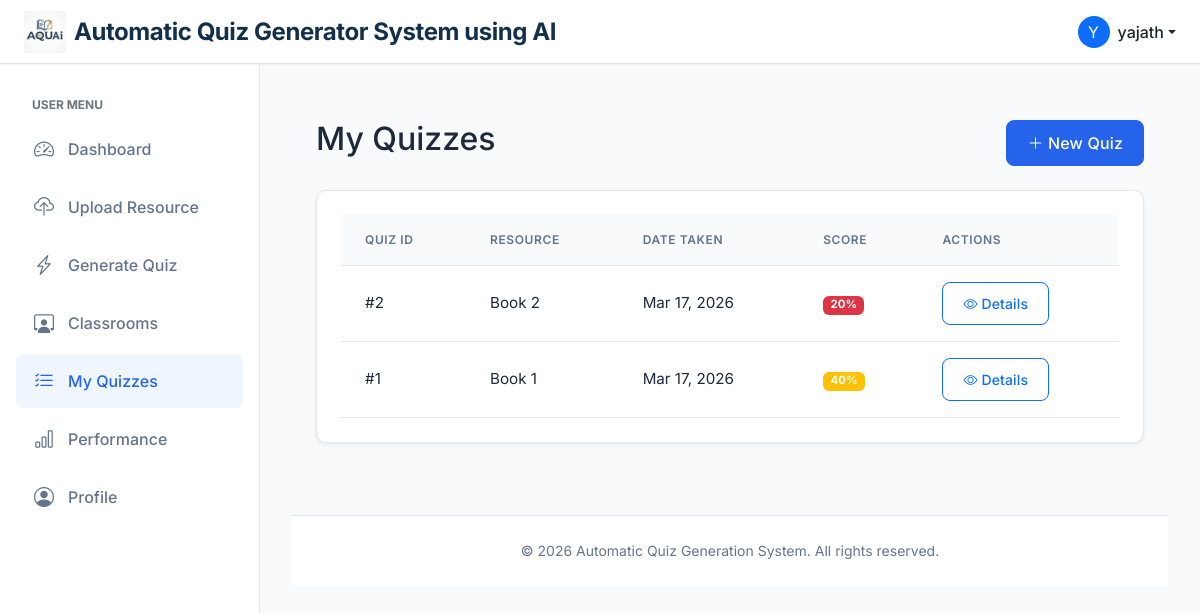
The page /quiz/my_quizzes (signed in) on the database its author committed.
### app/models.py (models this page shows, shortened)
class User(UserMixin, db.Model):
    __tablename__ = "user"
    id = db.Column(db.Integer, primary_key=True)
    username = db.Column(db.String(64), index=True, unique=True)
    email = db.Column(db.String(120), index=True, unique=True)
    password_hash = db.Column(db.String(128))
    role = db.Column(db.String(20), default='user')  # 'admin' or 'user'
    is_flagged = db.Column(db.Boolean, default=False)
    resources = db.relationship('Resource', back_populates='author', cascade="all, delete-orphan")
    quizzes = db.relationship('Quiz', back_populates='user', cascade="all, delete-orphan")
    attempts = db.relationship('QuizAttempt', back_populates='user', cascade="all, delete-orphan")

class QuizAttempt(db.Model):
    __tablename__ = "quiz_attempt"
    id = db.Column(db.Integer, primary_key=True)
    quiz_id = db.Column(db.Integer, db.ForeignKey('quiz.id'), nullable=False)
    user_id = db.Column(db.Integer, db.ForeignKey('user.id'), nullable=False)
    assignment_id = db.Column(db.Integer, db.ForeignKey('assignments.id'), nullable=True)
    __table_args__ = (
        db.UniqueConstraint('user_id', 'assignment_id', name='uq_user_assignment'),
    )
    started_at = db.Column(db.DateTime, default=db.func.current_timestamp())
    completed_at = db.Column(db.DateTime)
    total_score = db.Column(db.Float, default=0.0)
    time_taken = db.Column(db.Integer)
    is_submitted = db.Column(db.Boolean, default=False)
    quiz = db.relationship('Quiz', back_populates='attempts')
    user = db.relationship('User', back_populates='attempts')
    answers = db.relationship('AttemptAnswer', back_populates='attempt', cascade="all, delete-orphan")

class Quiz(db.Model):
    __tablename__ = "quiz"
    id = db.Column(db.Integer, primary_key=True)
    user_id = db.Column(db.Integer, db.ForeignKey('user.id'), nullable=False)
    resource_id = db.Column(db.Integer, db.ForeignKey('resource.id', ondelete="CASCADE"), nullable=False)
    created_at = db.Column(db.DateTime, default=db.func.current_timestamp())
    total_questions = db.Column(db.Integer, nullable=False)
    mode = db.Column(db.String(50))
    bloom_level = db.Column(db.String(50))
    difficulty = db.Column(db.String(50))
    teacher_note = db.Column(db.Text, nullable=True)
    passing_score = db.Column(db.Float, default=0.0)
    user = db.relationship('User', back_populates='quizzes')
    resource = db.relationship('Resource', back_populates='quizzes')
    questions = db.relationship(
        'GeneratedQuestion',
        secondary=quiz_questions,
        lazy='subquery',
        backref='quizzes'
    )
    attempts = db.relationship('QuizAttempt', back_populates='quiz', cascade="all, delete-orphan")

class Resource(db.Model):
    __tablename__ = "resource"
    id = db.Column(db.Integer, primary_key=True)
    title = db.Column(db.String(100), nullable=False)
    description = db.Column(db.Text)
    content = db.Column(db.Text)
    file_name = db.Column(db.String(255))
    resource_type = db.Column(db.String(20), default='user_upload')
    created_by = db.Column(db.Integer, db.ForeignKey('user.id'))
    created_at = db.Column(db.DateTime, default=db.func.current_timestamp())
    is_active = db.Column(db.Boolean, default=True)
    author = db.relationship('User', back_populates='resources')
    topics = db.relationship('ResourceTopic', back_populates='resource', cascade="all, delete-orphan")
    questions = db.relationship('GeneratedQuestion', back_populates='resource', cascade="all, delete-orphan")
    quizzes = db.relationship('Quiz', back_populates='resource', cascade="all, delete-orphan")

### app/quiz/routes.py (the view)
@quiz_bp.route('/my_quizzes')
@login_required
def my_quizzes():
    attempts = QuizAttempt.query.filter_by(
        user_id=current_user.id
    ).order_by(
        QuizAttempt.completed_at.desc()
    ).all()
    return render_template(
        'quiz/my_quizzes.html',
        attempts=attempts
    )

### app/models.py (called while the page is built)
@login_manager.user_loader
def load_user(id):
    return User.query.get(int(id))

### app/templates/quiz/my_quizzes.html
{% extends "base.html" %}
{% block content %}
<div class="container py-4">
    <div class="d-flex justify-content-between align-items-center mb-4">
        <h2>My Quizzes</h2>
        <a href="{{ url_for('ai_engine.process') }}" class="btn btn-primary">
            <i class="bi bi-plus-lg"></i> New Quiz
        </a>
    </div>
    <div class="card shadow-sm">
        <div class="card-body">
            {% if attempts %}
            <div class="table-responsive">
                <table class="table table-hover align-middle">
                    <thead class="table-light">
                        <tr>
                            <th>Quiz ID</th>
                            <th>Resource</th>
                            <th>Date Taken</th>
                            <th>Score</th>
                            <th>Actions</th>
                        </tr>
                    </thead>
                    <tbody>
                        {% for attempt in attempts %}
                        <tr>
                            <td>#{{ attempt.quiz.id }}</td>
                            <td>{{ attempt.quiz.resource.title }}</td>
                            <td>{{ attempt.completed_at.strftime('%b %d, %Y') if attempt.completed_at else 'In Progress'
                                }}</td>
                            <td>
                                {% if attempt.total_score is not none %}
                                <span
                                    class="badge {{ 'bg-success' if attempt.total_score >= 70 else 'bg-warning' if attempt.total_score >= 40 else 'bg-danger' }}">
                                    {{ "%.0f"|format(attempt.total_score) }}%
                                </span>
                                {% else %}
                                <span class="badge bg-secondary">--</span>
                                {% endif %}
                            </td>
                            <td>
                                <a href="{{ url_for('quiz.result', attempt_id=attempt.id) }}"
                                    class="btn btn-sm btn-outline-primary">
                                    <i class="bi bi-eye"></i> Details
                                </a>
                            </td>
                        </tr>
                        {% endfor %}
                    </tbody>
                </table>
            </div>
            {% else %}
            <div class="text-center py-5">
                <i class="bi bi-journal-x text-muted" style="font-size: 3rem;"></i>
                <p class="mt-3 text-muted">You haven't taken any quizzes yet.</p>
                <a href="{{ url_for('ai_engine.process') }}" class="btn btn-primary mt-2">Generate Your First Quiz</a>
            </div>
            {% endif %}
        </div>
    </div>
</div>
{% endblock %}

### app/templates/base.html (shortened to what this page needs)
<!doctype html>
<html lang="en">
<head>
  <link href="https://cdn.jsdelivr.net/npm/bootstrap@5.3.0/dist/css/bootstrap.min.css" rel="stylesheet">
  <link href="https://cdn.jsdelivr.net/npm/bootstrap-icons@1.10.0/font/bootstrap-icons.css" rel="stylesheet">
  <link href="{{ url_for('static', filename='css/style.css') }}" rel="stylesheet">
</head>
<body>
  <nav class="navbar navbar-expand-lg navbar-light bg-white fixed-top border-bottom">
    <div class="container-fluid px-4">
      <a class="navbar-brand d-flex align-items-center gap-2" href="{{ url_for('index') }}">
        <img src="{{ url_for('static', filename='images/logo.jpeg') }}" alt="AQUAi Logo" class="app-logo">
        <div class="app-title" style="display: flex; flex-direction: column; line-height: 1;">
          <span class="fw-bold fs-4" style="color: #122f4b;">Automatic Quiz Generator System using AI</span>
        </div>
      </a>
      <div class="d-flex align-items-center ms-auto">
        {% if current_user.is_authenticated %}
        <div class="dropdown">
          <a href="#" class="d-flex align-items-center text-decoration-none dropdown-toggle text-dark"
            id="dropdownUser1" data-bs-toggle="dropdown" aria-expanded="false">
            <div class="bg-primary text-white rounded-circle d-flex align-items-center justify-content-center me-2"
              style="width: 32px; height: 32px;">
              {{ current_user.username[0].upper() }}
            </div>
            <span class="d-none d-sm-inline fw-medium">
              {{ current_user.username }}
            </span>
          </a>
        </div>
        {% endif %}
      </div>
    </div>
  </nav>
  <div class="d-flex">
    {% if current_user.is_authenticated %}
    <nav class="sidebar show">
      <div class="py-2">
        {% if current_user.role == 'admin' %}
        <small class="text-uppercase text-secondary fw-bold px-3 mb-2 d-block" style="font-size: 0.75rem;">
          Admin Menu
        </small>
        <a href="{{ url_for('admin.dashboard') }}"
          class="nav-link {{ 'active' if request.endpoint == 'admin.dashboard' else '' }}">
          <i class="bi bi-speedometer2"></i> Dashboard
        </a>
        <a href="{{ url_for('admin.resources') }}"
          class="nav-link {{ 'active' if request.endpoint == 'admin.resources' else '' }}">
          <i class="bi bi-folder2-open"></i> Manage Resources
        </a>
        <a href="{{ url_for('admin.user_monitoring') }}"
          class="nav-link {{ 'active' if request.endpoint == 'admin.user_monitoring' else '' }}">
          <i class="bi bi-people"></i> User Monitoring
        </a>
        <a href="{{ url_for('admin.list_classrooms') }}"
          class="nav-link {{ 'active' if 'classrooms' in (request.endpoint or '') else '' }}">
          <i class="bi bi-person-workspace"></i> Classrooms
        </a>
        <a href="{{ url_for('admin.list_assignments') }}"
          class="nav-link {{ 'active' if 'assignments' in (request.endpoint or '') else '' }}">
          <i class="bi bi-clipboard-plus"></i> Assign Assignments
        </a>
        <a href="{{ url_for('admin.analytics') }}"
          class="nav-link {{ 'active' if request.endpoint == 'admin.analytics' else '' }}">
          <i class="bi bi-graph-up"></i> Analytics
        </a>
        {% else %}
        <small class="text-uppercase text-secondary fw-bold px-3 mb-2 d-block" style="font-size: 0.75rem;">
          User Menu
        </small>
        <a href="{{ url_for('user.dashboard') }}"
          class="nav-link {{ 'active' if request.endpoint == 'user.dashboard' else '' }}">
          <i class="bi bi-speedometer2"></i> Dashboard
        </a>
        <a href="{{ url_for('user.upload') }}"
          class="nav-link {{ 'active' if request.endpoint == 'user.upload' else '' }}">
          <i class="bi bi-cloud-upload"></i> Upload Resource
        </a>
        <a href="{{ url_for('ai_engine.process') }}"
          class="nav-link {{ 'active' if request.endpoint == 'ai_engine.process' else '' }}">
          <i class="bi bi-lightning-charge"></i> Generate Quiz
        </a>
        <a href="{{ url_for('user.list_classrooms') }}"
          class="nav-link {{ 'active' if 'classrooms' in (request.endpoint or '') else '' }}">
          <i class="bi bi-person-workspace"></i> Classrooms
        </a>
        <a href="{{ url_for('quiz.my_quizzes') }}"
          class="nav-link {{ 'active' if request.endpoint == 'quiz.my_quizzes' else '' }}">
          <i class="bi bi-list-check"></i> My Quizzes
        </a>
        <a href="{{ url_for('quiz.performance') }}"
          class="nav-link {{ 'active' if request.endpoint == 'quiz.performance' else '' }}">
          <i class="bi bi-bar-chart"></i> Performance
        </a>
        <a href="{{ url_for('user.profile') }}"
          class="nav-link {{ 'active' if request.endpoint == 'user.profile' else '' }}">
          <i class="bi bi-person-circle"></i> Profile
        </a>
        {% endif %}
      </div>
    </nav>
    {% endif %}
    <main class="main-content {{ 'ms-0' if not current_user.is_authenticated else '' }}"
      style="{{ 'margin-left: 0;' if not current_user.is_authenticated else '' }}">
      <div class="{{ 'container' if not current_user.is_authenticated else 'container-fluid' }}">
        {% block content %}{% endblock %}
      </div>
      <footer class="footer mt-5">
        <div class="container">
          <span>&copy; {{ 2026 }} Automatic Quiz Generation System. All rights reserved.</span>
        </div>
      </footer>
    </main>
  </div>
</body>
</html>

### app/static/css/style.css (style rules this page uses)
:root { --primary-color: #2563eb; --primary-hover: #1d4ed8; --secondary-color: #64748b; --background-color: #f8fafc; --sidebar-width: 260px; --text-color: #1e293b; --card-shadow: 0 1px 3px 0 rgb(0 0 0 / 0.1), 0 1px 2px -1px rgb(0 0 0 / 0.1); --card-hover-shadow: 0 10px 15px -3px rgb(0 0 0 / 0.1), 0 4px 6px -4px rgb(0 0 0 / 0.1); --border-color: #e5e7eb; --transition-speed: 0.2s; --border-radius: 10px; }
body { font-family: 'Inter', system-ui, -apple-system, sans-serif; background-color: var(--background-color); color: var(--text-color); min-height: 100vh; display: flex; flex-direction: column; overflow-x: hidden; }
.navbar { box-shadow: 0 1px 2px 0 rgb(0 0 0 / 0.05); z-index: 1030; background-color: white !important; height: 64px; }
.navbar-brand { font-weight: 600; color: var(--primary-color) !important; font-size: 1.1rem; letter-spacing: -0.025em; }
.sidebar { width: var(--sidebar-width); position: fixed; top: 64px; bottom: 0; left: 0; z-index: 100; padding: 1.5rem 1rem; overflow-y: auto; background-color: white; border-right: 1px solid var(--border-color); transition: transform 0.3s ease-in-out; }
.sidebar .nav-link { color: var(--secondary-color); font-weight: 500; padding: 0.75rem 1rem; border-radius: 0.5rem; margin-bottom: 0.25rem; display: flex; align-items: center; gap: 0.75rem; transition: all var(--transition-speed) ease; }
.sidebar .nav-link.active { background-color: #eff6ff; color: var(--primary-color); }
.sidebar i { font-size: 1.25rem; width: 24px; text-align: center; transition: color var(--transition-speed) ease; }
.main-content { margin-left: var(--sidebar-width); padding: 2rem; margin-top: 64px; flex: 1; display: flex; flex-direction: column; min-height: calc(100vh - 64px); }
.card { border: 1px solid var(--border-color); border-radius: var(--border-radius); box-shadow: var(--card-shadow); transition: transform var(--transition-speed) ease, box-shadow var(--transition-speed) ease; background-color: white; overflow: hidden; }
.card-body { padding: 1.5rem; }
.btn { border-radius: 0.5rem; padding: 0.625rem 1.25rem; font-weight: 500; transition: all var(--transition-speed) ease; letter-spacing: 0.01em; }
.btn-primary { background-color: var(--primary-color); border-color: var(--primary-color); }
.table { vertical-align: middle; margin-bottom: 0; }
.table thead th { background-color: #f8fafc; color: var(--secondary-color); font-weight: 600; text-transform: uppercase; font-size: 0.75rem; letter-spacing: 0.05em; border-bottom: 1px solid var(--border-color); padding: 1rem 1.5rem; }
.table tbody td { padding: 1rem 1.5rem; border-bottom: 1px solid var(--border-color); color: var(--text-color); font-size: 0.95rem; }
.footer { margin-top: auto; background-color: white; border-top: 1px solid var(--border-color); padding: 1.5rem 0; text-align: center; color: var(--secondary-color); font-size: 0.875rem; }
.fw-medium { font-weight: 500; }
.app-logo { height: 42px; width: auto; }
.app-title { line-height: 1.1; }
.app-title span { font-size: 18px; }

### rows shown on the page
User: username "Y", username "yajath"
QuizAttempt: quiz.id "2", quiz.resource "Book 2", completed_at "Mar 17, 2026", total_score "20"
QuizAttempt: quiz.id "1", quiz.resource "Book 1", completed_at "Mar 17, 2026", total_score "40"

### other values the page prints
{{ 2026 }} "2026"
